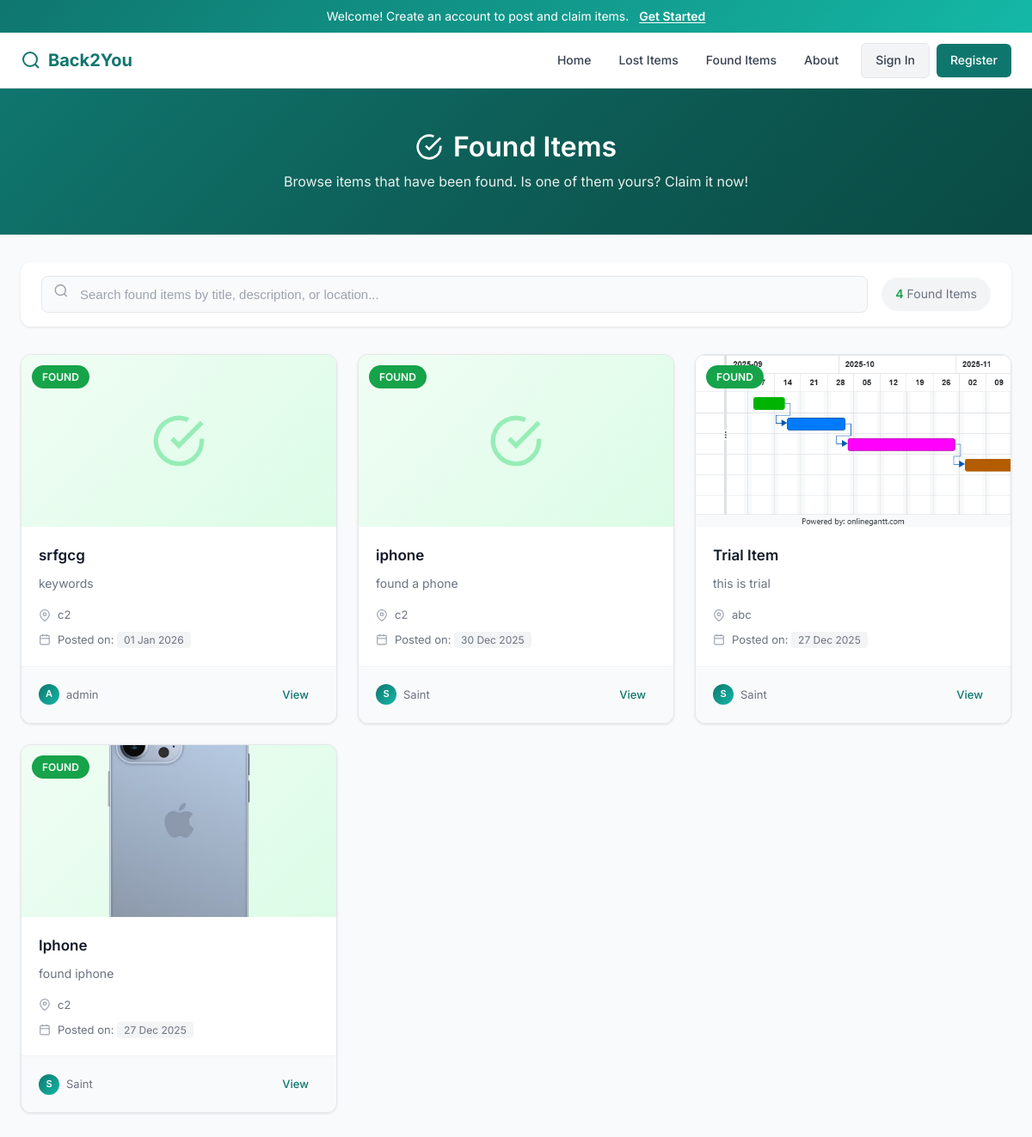
/found/, run on an earlier commit of the app's database.
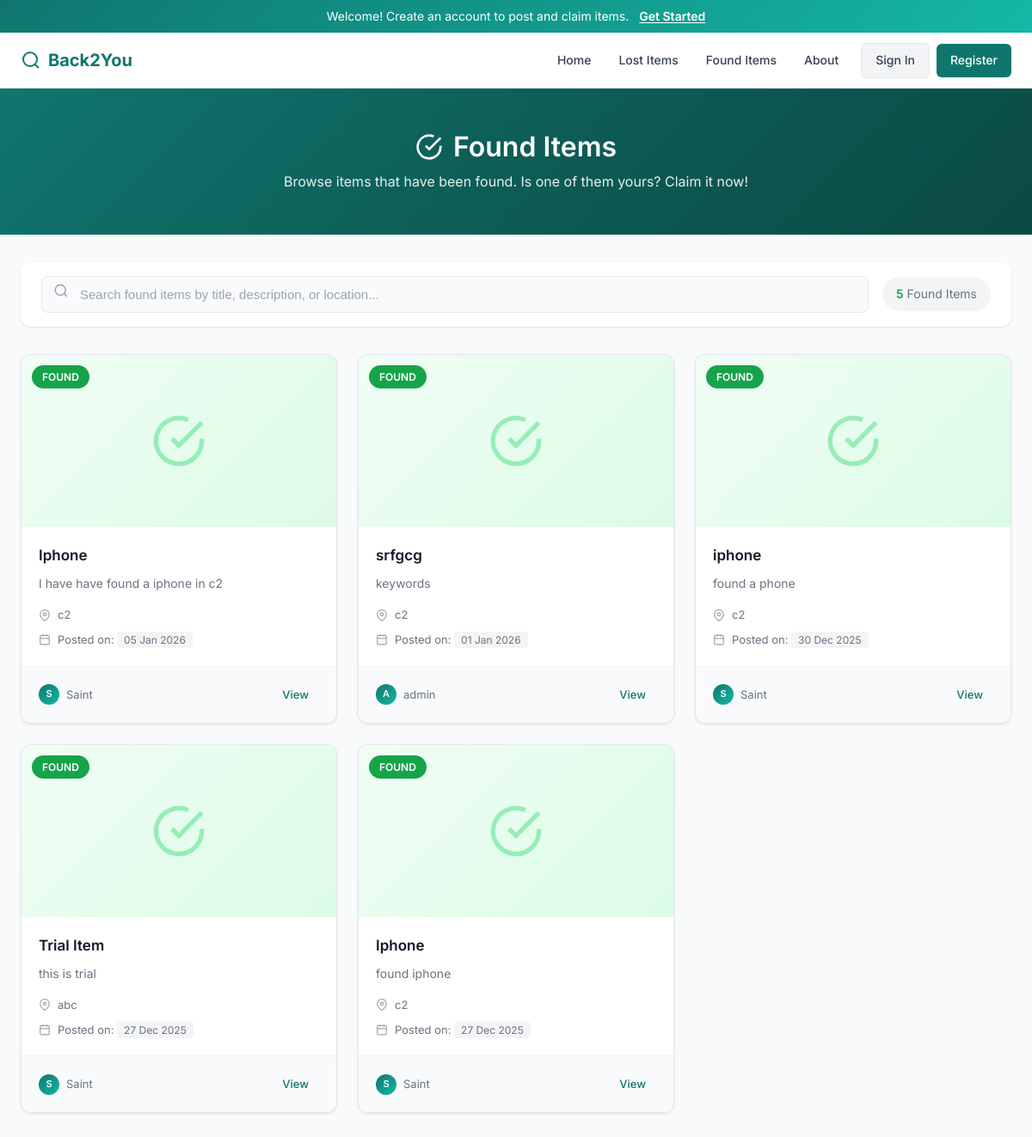
And on a later commit of the database.
### items/models.py (models this page shows, shortened)
class Item(models.Model):
    STATUS_CHOICES = (
        ('lost', 'Lost'),
        ('found', 'Found'),
        ('returned', 'Returned'),
    )
    title = models.CharField(max_length=200)
    description = models.TextField()
    location = models.CharField(max_length=200)
    date = models.DateField(auto_now_add=True)
    image = models.ImageField(upload_to='item_images/', blank=True, null=True)
    status = models.CharField(max_length=10, choices=STATUS_CHOICES)
    posted_by = models.ForeignKey(
        User,
        on_delete=models.CASCADE,
        related_name='items'
    )
    created_at = models.DateTimeField(auto_now_add=True)

### items/views.py (the view)
# urls.py: path('found/', found_items, name='found_items'),
def found_items(request):
    items = Item.objects.filter(status='found').order_by('-created_at')
    return render(request, 'found.html', {'items': items})

### templates/found.html (shortened to what the changed rows need)
{% load static %}
<!DOCTYPE html>
<html lang="en">
<head>
    <link rel="stylesheet" href="{% static 'css/base.css' %}">
    <link rel="stylesheet" href="{% static 'css/found.css' %}">
</head>
<body>
    <div class="page-header">
        <h1>
            <svg viewBox="0 0 24 24" fill="none" stroke="currentColor" stroke-width="2">
                <path d="M22 11.08V12a10 10 0 1 1-5.93-9.14"></path>
                <polyline points="22 4 12 14.01 9 11.01"></polyline>
            </svg>
            Found Items
        </h1>
    </div>
    <div class="main-content">
        <div class="filter-bar">
            <div class="items-count">
                <span id="itemCount">{{ items|length }}</span> Found Item{{ items|length|pluralize }}
            </div>
        </div>
        <div class="items-grid" id="itemGrid">
            {% for item in items %}
                <div class="item-card" data-title="{{ item.title|lower }}" data-description="{{ item.description|lower }}" data-location="{{ item.location|lower }}">
                    <div class="item-image">
                        {% if item.image %}
                            <img src="{{ item.image.url }}" alt="{{ item.title }}">
                        {% else %}
                            <svg viewBox="0 0 24 24" fill="none" stroke="currentColor" stroke-width="2">
                                <path d="M22 11.08V12a10 10 0 1 1-5.93-9.14"></path>
                                <polyline points="22 4 12 14.01 9 11.01"></polyline>
                            </svg>
                        {% endif %}
                        <span class="item-badge">Found</span>
                    </div>
                    <div class="item-content">
                        <a href="{% url 'item_detail' item.id %}" class="item-title">{{ item.title }}</a>
                        <p class="item-description">{{ item.description }}</p>
                        <div class="item-meta">
                            <div class="meta-row">
                                <svg viewBox="0 0 24 24" fill="none" stroke="currentColor" stroke-width="2">
                                    <path d="M21 10c0 7-9 13-9 13s-9-6-9-13a9 9 0 0 1 18 0z"></path>
                                    <circle cx="12" cy="10" r="3"></circle>
                                </svg>
                                <span>{{ item.location }}</span>
                            </div>
                            <div class="meta-row">
                                <svg viewBox="0 0 24 24" fill="none" stroke="currentColor" stroke-width="2">
                                    <rect x="3" y="4" width="18" height="18" rx="2" ry="2"></rect>
                                    <line x1="16" y1="2" x2="16" y2="6"></line>
                                    <line x1="8" y1="2" x2="8" y2="6"></line>
                                    <line x1="3" y1="10" x2="21" y2="10"></line>
                                </svg>
                                <span>Posted on: <span class="date-badge">{{ item.created_at|date:"d M Y" }}</span></span>
                            </div>
                        </div>
                    </div>
                    <div class="item-footer">
                        <div class="author-badge">
                            <span class="author-avatar">{{ item.posted_by.username|slice:":1"|upper }}</span>
                            <span>{{ item.posted_by.username }}</span>
                        </div>
                        <div class="action-buttons">
                            <a href="{% url 'item_detail' item.id %}" class="view-btn">View</a>
                        </div>
                    </div>
                </div>
            {% endfor %}
        </div>
    </div>
</body>
</html>

What changed in the data, as far as the page shows it:
added Item: title "Iphone", description "I have have found a iphone in c2", location "c2", created_at "05 Jan 2026", posted_by.username "S", posted_by.username "Saint"
changed Item "Trial Item": image: picture removed
changed Item "found iphone": image: picture removed
Also different on the page:
{{ items|length }}: "4" → "5"
